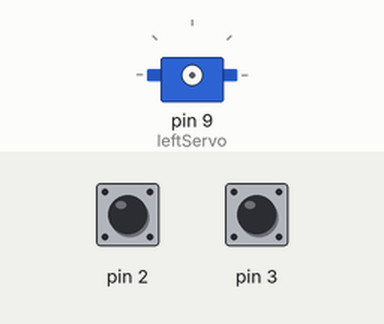
Simulated run of this sketch. Board: Arduino Uno, built with avr-gcc and run on an emulated ATmega328P. Parts: servo. The test bench sets the inputs (shaded band); at power-on: pin 2 HIGH, pin 3 HIGH.

Above: at 1.2 s.
1.3 s: pin 2 pulled LOW for 0.15 s
2.9 s: pin 3 pulled LOW for 0.15 s
At 3.5 s:
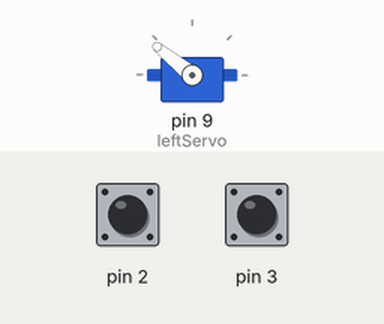
4.5 s: pin 2 pulled LOW for 1 s
At 5.9 s:
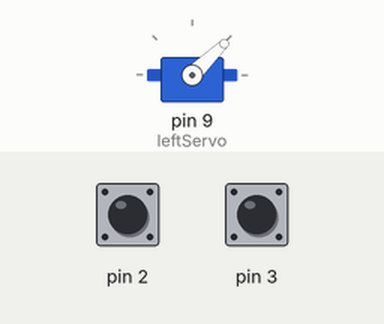
7.0 s: pin 3 pulled LOW for 1 s
At 7.8 s:
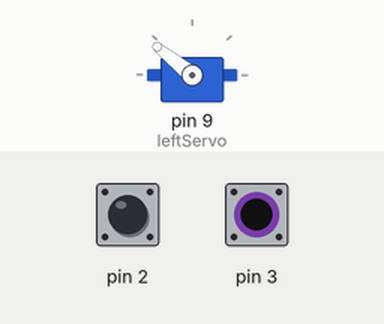
Timing chart, 0 to 10.0 s (numbered marks = the images above; inputs shaded):
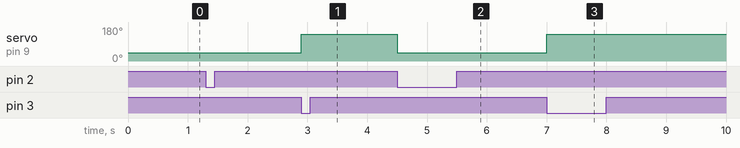

Measured:
- after the input at 2.9 s, servo on pin 9 (leftServo): 44° → 141° at once
- after the input at 4.5 s, servo on pin 9 (leftServo): 141° → 44° at once
- after the input at 7.0 s, servo on pin 9 (leftServo): 44° → 141° at once

The sketch:

13-5.ino
```cpp
#include <Servo.h>

Servo leftServo;

void setup() {
  digitalWrite(2, HIGH); // enable pullup
  digitalWrite(3, HIGH); // enable pullup
}

#define leftBumper() (digitalRead(2) == LOW)
#define rightBumper() (digitalRead(3) == LOW)

#define leftServoClockwise() leftServoVelocity(1)
#define leftServoAntiClockwise() leftServoVelocity(-1)
#define leftServoStop() leftServoVelocity(0)

void leftServoVelocity(signed char velocity) {
  switch (velocity) {
    case 1: // clockwise
      leftServo.attach(9);
      leftServo.writeMicroseconds(1000); // clockwise
      break;
    case 0: // stop
      leftServo.detach(); // stop
      break;
    case -1: // anti-clockwise
      leftServo.attach(9);
      leftServo.writeMicroseconds(2000); // anti-clockwise
      break;
  }
}

void loop() {
  if(leftBumper()) {
    leftServoVelocity(1); // clockwise
  } else if(rightBumper()) {
    leftServoVelocity(-1); // anti-clockwise
  } else {
    leftServoVelocity(0); // stop
  }
}
```
